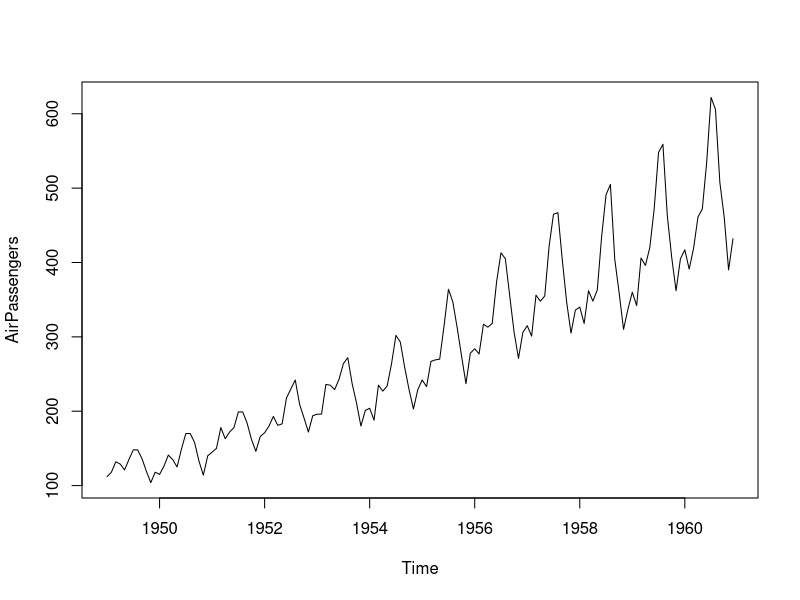
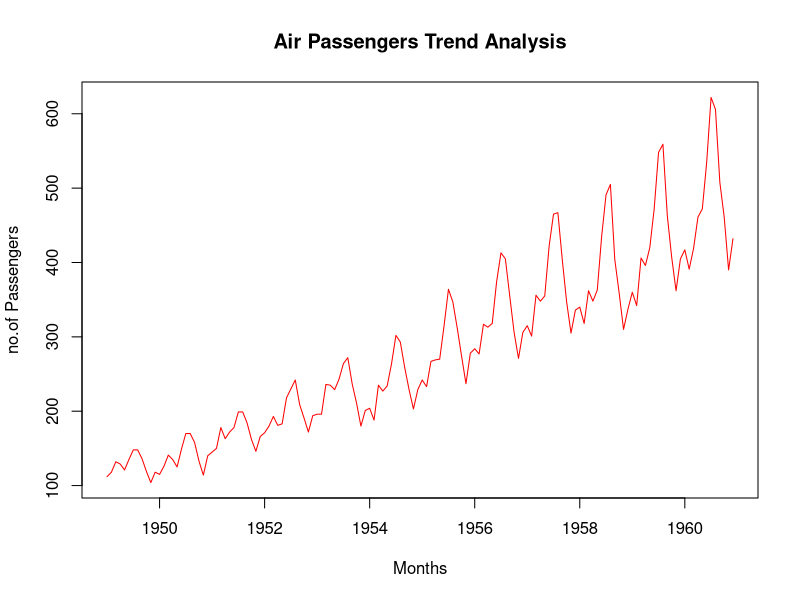
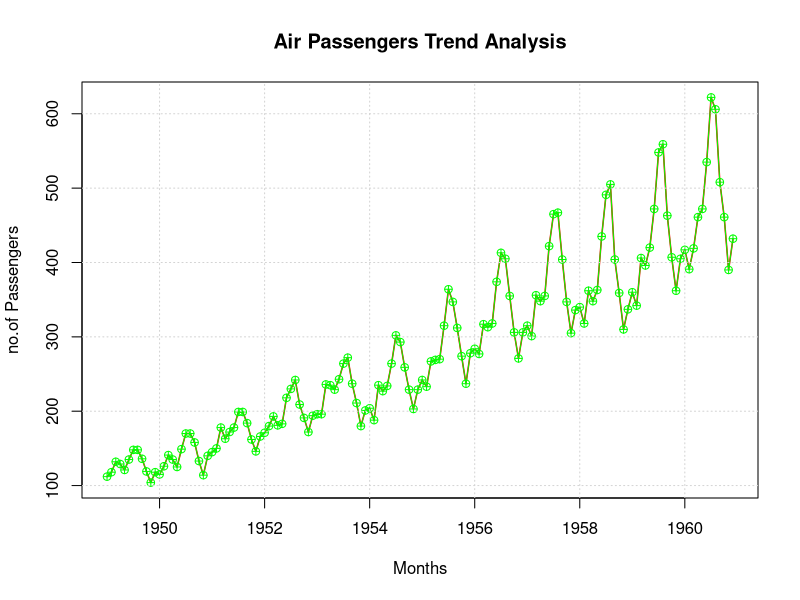

Recreate these plots in R, in order.
#Load Air Passeners Dataset
data(AirPassengers)

#Verify the dataset
?AirPassengers
class(AirPassengers)
View(AirPassengers)

#Convert dataset to dataframe
ap_df <- data.frame(
  year <- time(AirPassengers),
  passengers = as.numeric(AirPassengers)
)
ap_df

#Data frame with years and months Seperately
ap_df_months<-data.frame(
  year=floor(time(AirPassengers)),
  month=cycle(time(AirPassengers)),
  passengers=as.numeric(AirPassengers)
)
ap_df_months

#basic plot
plot(AirPassengers)

#plot with title,axis labels and color
plot(AirPassengers,
     type='l',
     main="Air Passengers Trend Analysis",
     xlab="Months",
     ylab="no.of Passengers",
     col="red"
)
#changing the line width and point color
plot(AirPassengers,
     type='l',
     lwd=1.5,
     main="Air Passengers Trend Analysis",
     xlab="Months",
     ylab="no.of Passengers",
     col="red"
)
points(AirPassengers,
       type='o',
       pch=10,
       col="green"
)
grid()